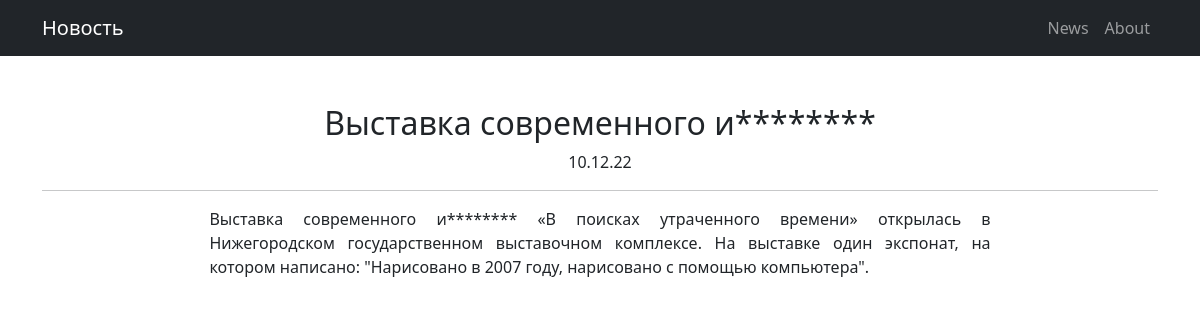
Before: /news/3 with the older database file.
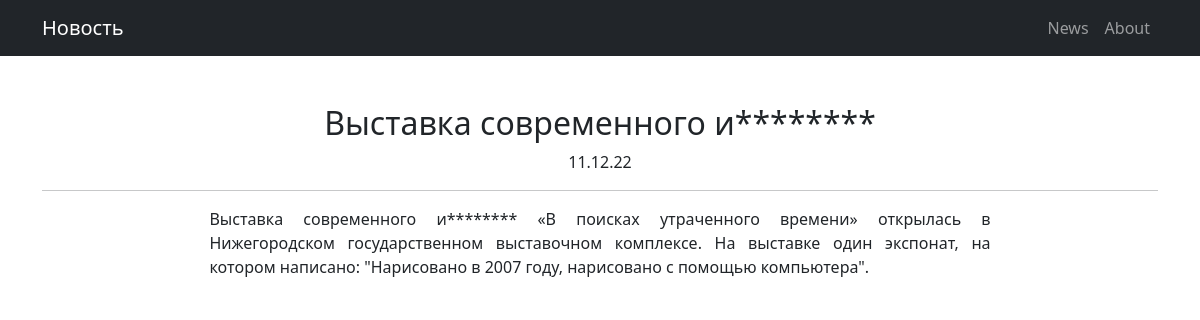
After: the same page with the newer database file.
### news/models.py (models this page shows, shortened)
class Post(models.Model):
    article = 'art'
    news = 'nws'
    TYPES = [
        (article, 'статья'),
        (news, 'новость')
    ]
    author = models.ForeignKey(Author, on_delete=models.SET(Author.get_deleted))
    type = models.CharField(max_length=3,
                            choices=TYPES,
                            default=article)
    create_ts = models.DateTimeField(auto_now_add=True)
    title = models.TextField()
    content = models.TextField()
    rating = models.IntegerField(default=0)
    categories = models.ManyToManyField(Category, through='PostCategory')

### news/views.py (the view)
# urls.py: path('<int:pk>', PostDetail.as_view(), name='post_details'),
class PostDetail(DetailView):
    model = Post
    template_name = 'post.html'
    context_object_name = 'post'
    def get_context_data(self, **kwargs):
        context = super().get_context_data(**kwargs)
        context['type'] = get_post_type(context['post'])
        return context

### news/templatetags/news_filters.py (called while the page is built)
@register.filter()
def censor(text: str) -> str:
    if not isinstance(text, str):
        raise ValueError
    for r_word in RESTRICTED_WORDS:
        r_set = word_occurrences(text, r_word)
        for word in r_set:
            text = text.replace(word, word[0] + '*' * (len(word) - 1))
    return text

def word_occurrences(text, pattern):
    pattern = r'\w*%s\w*' % re.escape(pattern)
    return set(re.findall(pattern, text, flags=re.IGNORECASE))

### news/views.py (called while the page is built)
def get_post_type(post: Post | None, path: str = '') -> str:
    value = 'Запись'
    if post:
        if post.type == Post.news:
            value = 'Новость'
        elif post.type == Post.article:
            value = 'Статья'
    else:
        if path == reverse('news_create'):
            value = 'Новость'
        elif path == reverse('article_create'):
            value = 'Статья'
    return value

### templates/post.html
{% extends 'flatpages/default.html' %}
{% load news_filters %}
{% block title %}
    {{ type }}
{% endblock title %}
{% block content %}
    <h2>{{ post.title|censor }}</h2>
    {{ post.create_ts|date:'d.m.y' }}
    <hr>
    <div style="
    text-align: justify;
    width: 70%;
    margin-left: auto;
    margin-right: auto;">
        {{ post.content|censor }}
    </div>
{% endblock content %}

Changed rows visible on the page:
changed Post "Выставка современного и********": create_ts "10.12.22" → "11.12.22"
